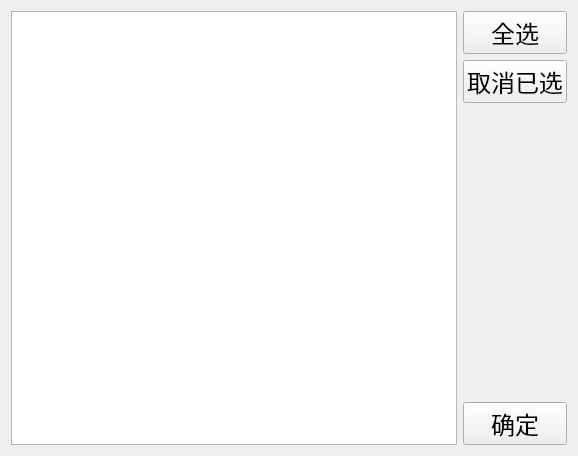
<?xml version="1.0" encoding="UTF-8"?>
<ui version="4.0">
 <class>SharedFile</class>
 <widget class="QWidget" name="SharedFile">
  <property name="geometry">
   <rect>
    <x>0</x>
    <y>0</y>
    <width>578</width>
    <height>456</height>
   </rect>
  </property>
  <property name="windowTitle">
   <string>Form</string>
  </property>
  <layout class="QHBoxLayout" name="horizontalLayout">
   <item>
    <widget class="QListWidget" name="listWidget">
     <property name="selectionMode">
      <enum>QAbstractItemView::MultiSelection</enum>
     </property>
    </widget>
   </item>
   <item>
    <layout class="QVBoxLayout" name="verticalLayout">
     <item>
      <widget class="QPushButton" name="selectall_PB">
       <property name="font">
        <font>
         <family>Arial</family>
         <pointsize>18</pointsize>
        </font>
       </property>
       <property name="text">
        <string>全选</string>
       </property>
      </widget>
     </item>
     <item>
      <widget class="QPushButton" name="concel_PB">
       <property name="font">
        <font>
         <family>Arial</family>
         <pointsize>18</pointsize>
        </font>
       </property>
       <property name="text">
        <string>取消已选</string>
       </property>
      </widget>
     </item>
     <item>
      <spacer name="verticalSpacer">
       <property name="orientation">
        <enum>Qt::Vertical</enum>
       </property>
       <property name="sizeHint" stdset="0">
        <size>
         <width>20</width>
         <height>40</height>
        </size>
       </property>
      </spacer>
     </item>
     <item>
      <widget class="QPushButton" name="sure_PB">
       <property name="font">
        <font>
         <family>Arial</family>
         <pointsize>18</pointsize>
        </font>
       </property>
       <property name="text">
        <string>确定</string>
       </property>
      </widget>
     </item>
    </layout>
   </item>
  </layout>
 </widget>
 <resources/>
 <connections/>
</ui>
